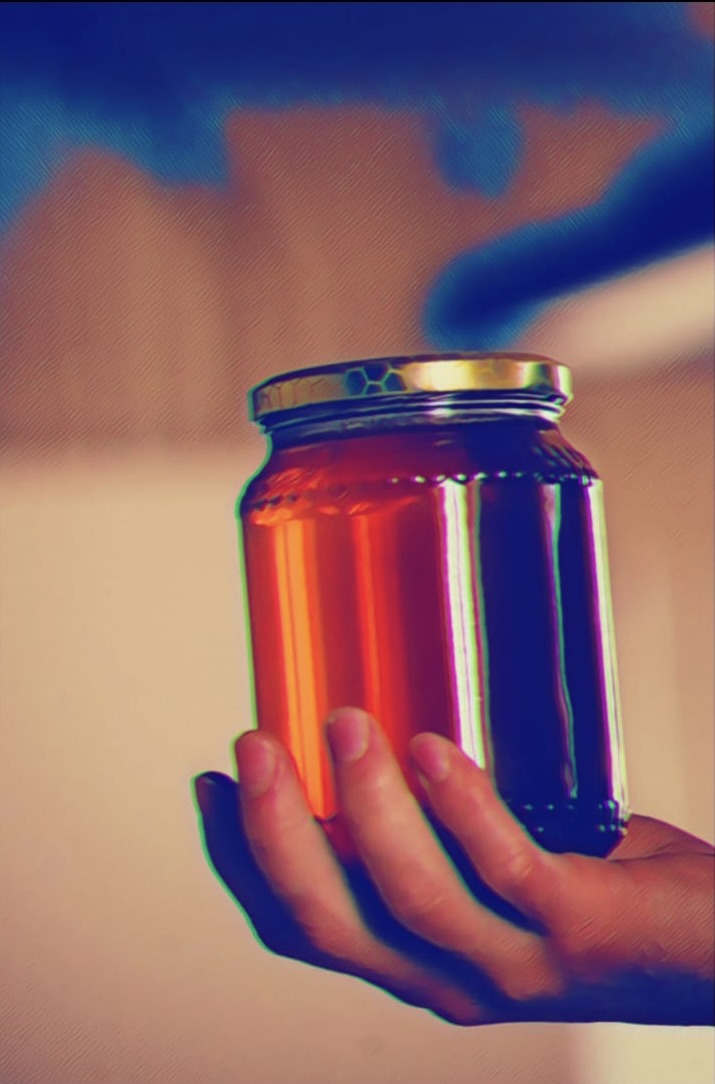
#> input picture python_creative_filter/DualtonePinkBlueGrid/honeyglas.jpeg, 715 x 1084 px
$ python apply_dualtone_pinkblue_grid_filter.py
#> lines starting #> are read from the running program, lines starting #| are printed output that depends on the picture
from PIL import Image, ImageOps
import matplotlib.pyplot as plt
import os
import random

# load picture
image_path = "honeyglas.jpeg"
original_image = Image.open(image_path)
#> original_image is the input picture: PIL image 715x1084 RGB; mean R, G, B 134, 97.7, 108.1

# apply dual-tone filter
color1 = "#FF84C3"  # pink
color2 = "#035FA5"  # blue
grayscale = ImageOps.grayscale(original_image)  # convert to grayscale
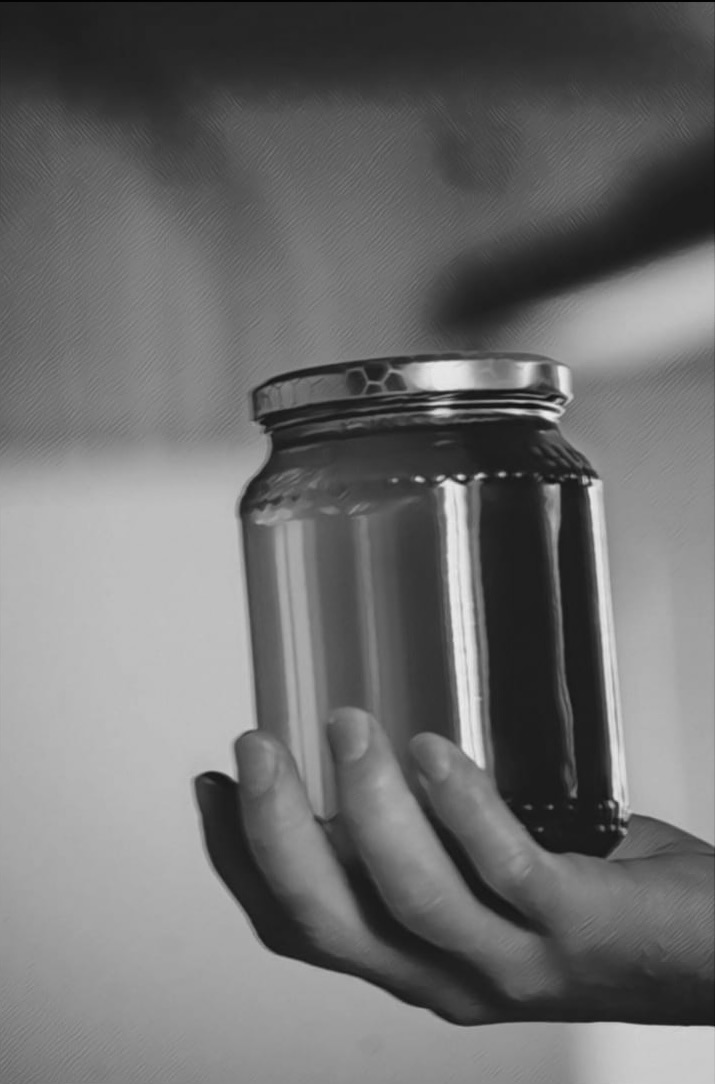
#> grayscale: PIL image 715x1084 L; min 1, max 236, mean 109.7
dual_tone_image = ImageOps.colorize(grayscale, black=color2, white=color1)  # apply colors
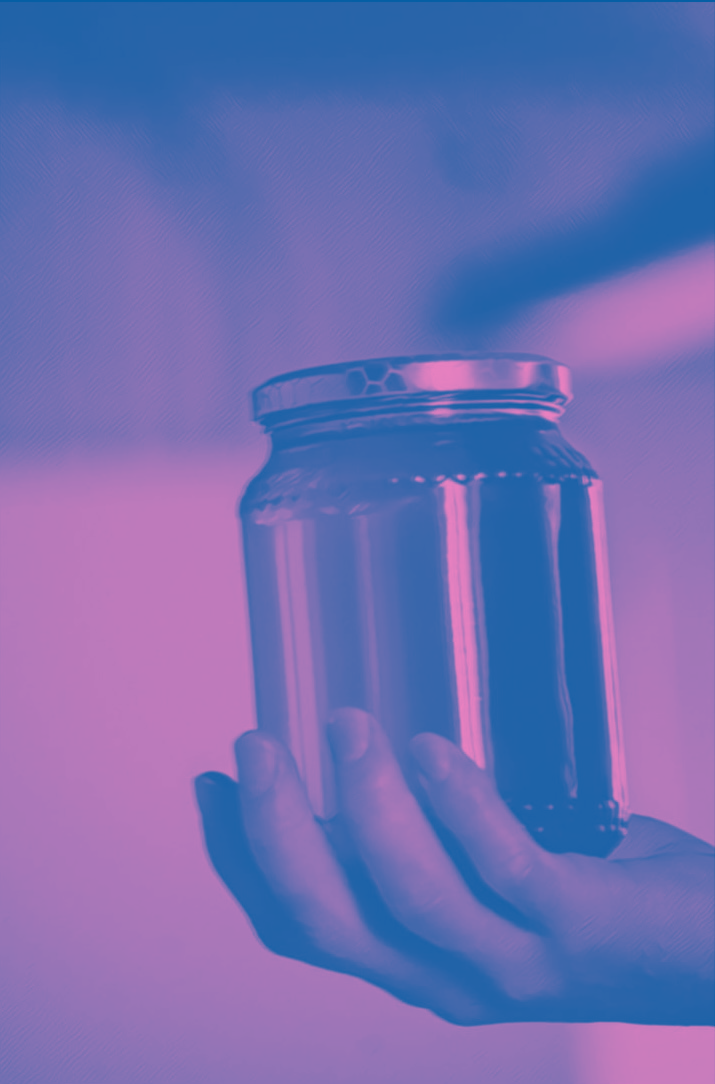
#> dual_tone_image: PIL image 715x1084 RGB; mean R, G, B 110.9, 110.4, 177.4


# rearrange image into a grid and shuffle parts
def rearrange_image(image, rows, cols):
#> called with rows = 3, cols = 6
    width, height = image.size
#> width = 715; height = 1084
    tile_width = width // cols
#> tile_width = 119
    tile_height = height // rows
#> tile_height = 361

    # split image into tiles
    tiles = []
    for row in range(rows):
        for col in range(cols):
            left = col * tile_width
            upper = row * tile_height
            right = left + tile_width
            lower = upper + tile_height
            tile = image.crop((left, upper, right, lower))  # crop tile
            tiles.append(tile)
#> after the loop, tiles = 18 items

    # shuffle tiles
    random.shuffle(tiles)

    # create new image
    rearranged = Image.new('RGB', (width, height))
#> rearranged: PIL image 715x1084 RGB; every value is 0
    for index, tile in enumerate(tiles):
        row = index // cols
        col = index % cols
        left = col * tile_width
        upper = row * tile_height
        rearranged.paste(tile, (left, upper))  # paste tile in new position
#> this loop made 18 passes
#> (row, col, left, upper) on passes 1 to 12: (0, 0, 0, 0), (0, 1, 119, 0), (0, 2, 238, 0), (0, 3, 357, 0), (0, 4, 476, 0), (0, 5, 595, 0), (1, 0, 0, 361), (1, 1, 119, 361), (1, 2, 238, 361), (1, 3, 357, 361), (1, 4, 476, 361), (1, 5, 595, 361)
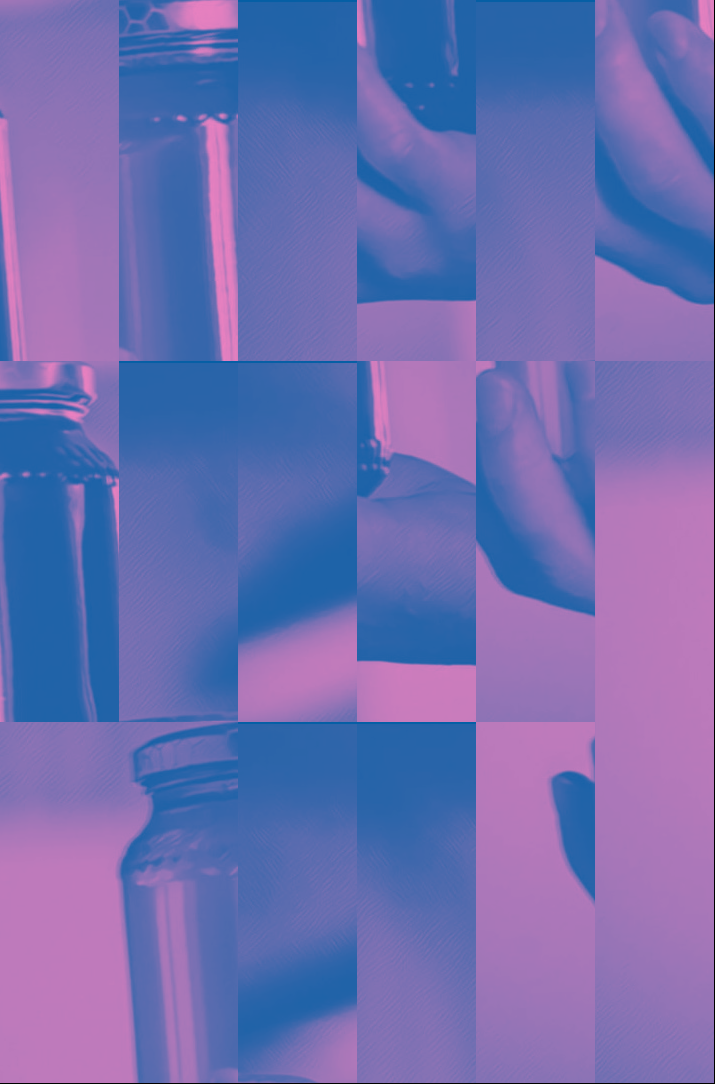
#> rearranged: PIL image 715x1084 RGB; mean R, G, B 110.6, 110.2, 177

    return rearranged


# rearrange with 3x6 grid
rearranged_image = rearrange_image(dual_tone_image, 3, 6)

# show original and processed images
fig, axes = plt.subplots(1, 2, figsize=(12, 6))
axes[0].imshow(original_image)
axes[0].set_title("Original Image")
axes[0].axis("off")

axes[1].imshow(rearranged_image)
axes[1].set_title("Dual-Tone & Rearranged Image")
axes[1].axis("off")

plt.tight_layout()
plt.show()
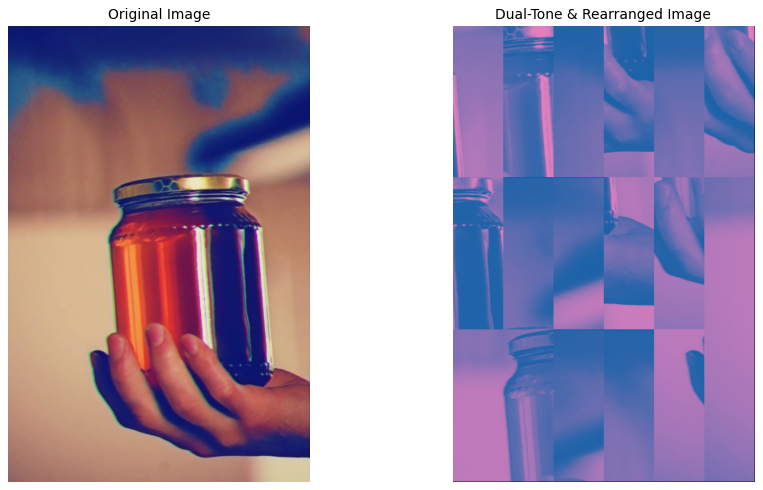
#> figure drawn by matplotlib, 2 panels

# dynamic folder relative to script
script_dir = os.path.dirname(os.path.abspath(__file__))  # script directory
output_folder = os.path.join(script_dir, "output")  # output folder

# ensure folder exists
if not os.path.exists(output_folder):
    os.makedirs(output_folder)


# function to create unique filenames
def get_unique_filename(folder, base_name, extension):
#> called with base_name = 'Dual_Tone_Rearranged_Image', extension = 'jpg'
    i = 1
    while True:
        file_name = f"{base_name}_{i}.{extension}"  # increment file name
        file_path = os.path.join(folder, file_name)
        if not os.path.exists(file_path):
            return file_path
        i += 1


# generate unique file path
output_path = get_unique_filename(output_folder, "Dual_Tone_Rearranged_Image", "jpg")

# save image
rearranged_image.save(output_path)
print(f"Dual-tone and rearranged image saved as '{output_path}'")
